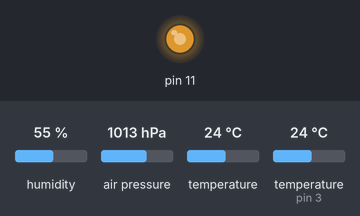
Bench run of a sketch on a simulated Arduino Uno, built with avr-gcc and run on an emulated ATmega328P. On the bench: output pins drawn as LEDs (lit = HIGH). Wiring (inferred from the names in the program): DHT11 sensor: data pin 3. The inputs (shaded band) are chosen by the test bench; at power-on: humidity 55 %, air pressure 1013 hPa, temperature 24 °C, temperature (sensor on pin 3) 24 °C. What the sketch prints to the serial monitor is not drawn.

Above: at 0.1 s.
Timing chart, 0 to 1.6 s (numbered marks = the images above):
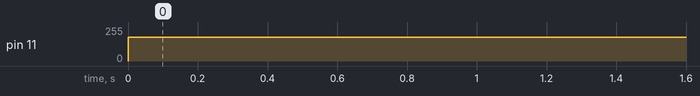

Measured:
- by itself, pin 11: 0/255 → 178/255 at 0.00 s

The sketch:

BMP_________________.ino
```cpp
#include <SFE_BMP180.h>
#include <Wire.h>
 #include "DHT.h"
 #define DHTPIN 3
SFE_BMP180 pressure;                          // Объявляем переменную для доступа к SFE_BMP180
DHT dht(DHTPIN, DHT11);
void setup()
{

 Serial.begin(9600);                          // Задаем скорость передачи данных
  dht.begin();
 Serial.println("REBOOT");                    // Печать текста "Перезагрузка"

 if(pressure.begin())                         // Инициализация датчика
     Serial.println("BMP180 init success");   // Печать текста "BMP180 подключен"
   else{                                      // В противном случаи, датчик не подключен
     Serial.println("BMP180 init fail\n\n");  // Печать текста "BMP180 не подключен"
     while(1);                                // Пауза.
       }
}

void loop()
{
  analogWrite(11,690);
  char status;
  double T,P,p0,a;

/* Так как давление зависит от температуры, надо сначало узнать температуру
 * Считывание температуры занимает какоето время.
 * Если все хорошо, функция pressure.startTemperature вернет status с количеством милисикунд
 * которые нужно подождать. Ксли какае то проблема, то функция вернет 0.
*/

  status = pressure.startTemperature();       // Считывание показания
  if(status!=0){                              // Если значение status не 0, выполняем следующию команду.
     delay(status);                           // Ждем
     status = pressure.getTemperature(T);     // Полученые показания, сохраняем в переменную T
      if(status!=0){                          // Если все хорошо, функция вернет 1, иначе вернет 0
         Serial.print("Temperature: ");       // Печать текста "Температура"
         Serial.print(T,2);                   // Печать показания переменной "Т"
         Serial.println(" C, ");              // Печать текста "С"

/* Определяем показания атмосферного давления
 * Параметр указывает расширение, от 0 до 3 (чем больше расширение, тем больше точность, тем долше ждать)
 * Если все хорошо, функция pressure.startTemperature вернет status с количеством милисикунд
 * которые нужно подождать. Ксли какае то проблема, то функция вернет 0.
*/

  status = pressure.startPressure(3);         // Считывание показания
  if(status!=0){                              // Если значение status не 0, выполняем следующию команду.
     delay(status);                           // Ждем
     status = pressure.getPressure(P,T);      // Полученные показания, сохраняем в переменную P
      if(status!=0){                          // Если все хорошо, функция вернет 1, иначе вернет 0
         Serial.print("Absolute pressure: "); // Печать текста "Атмосферное давление"
          Serial.print(P,4);                  // Печать показания переменной mBar
          Serial.print(" mbar, ");            // Печать текста "mBar"
          Serial.print(P*0.7500637554192,4);  // Печать показания в mmHg
          Serial.println(" mmHg");}           // Печать текста "mmHg"

  else Serial.println("error retrieving pressure measurement\n");}    // Ошибка получения давления
  else Serial.println("error starting pressure measurement\n");}      // Ошибка запуска получения давления
  else Serial.println("error retrieving temperature measurement\n");} // Ошибка получения температуры
  else Serial.println("error starting temperature measurement\n");    // Ошибка запуска получения температуры

float h = dht.readHumidity(); // Считываем температуру

float t = dht.readTemperature();// Считываем влажность воздуха

Serial.print(h);
Serial.print("\n");
Serial.print(t);Serial.print("\n");
  delay(5000);                                                        // Пауза в 1с
}
```
